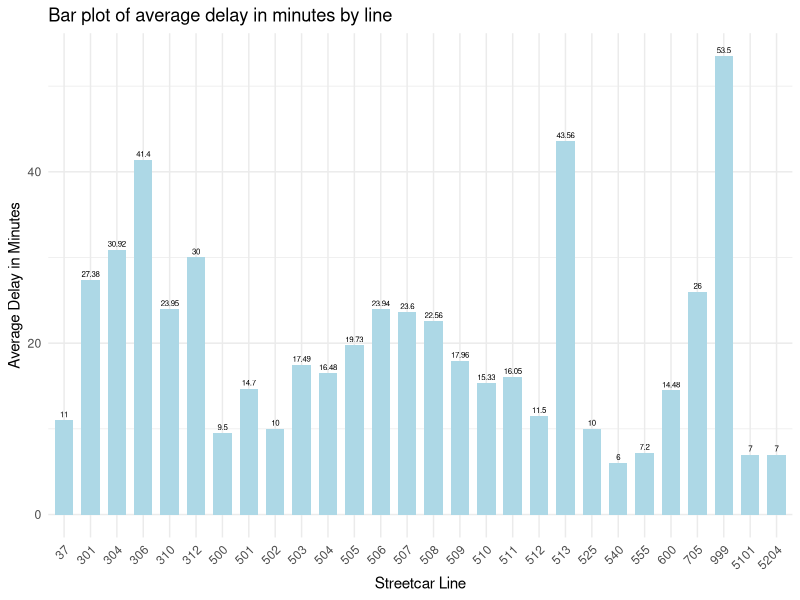
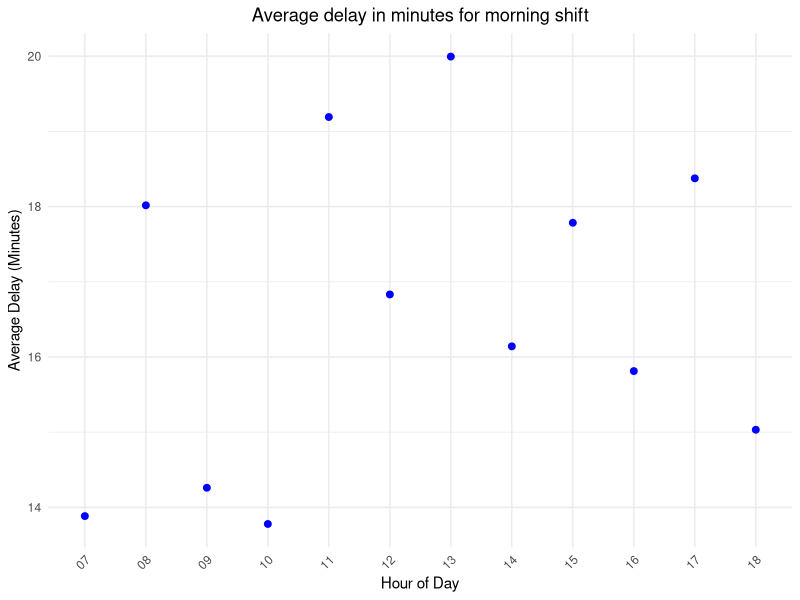
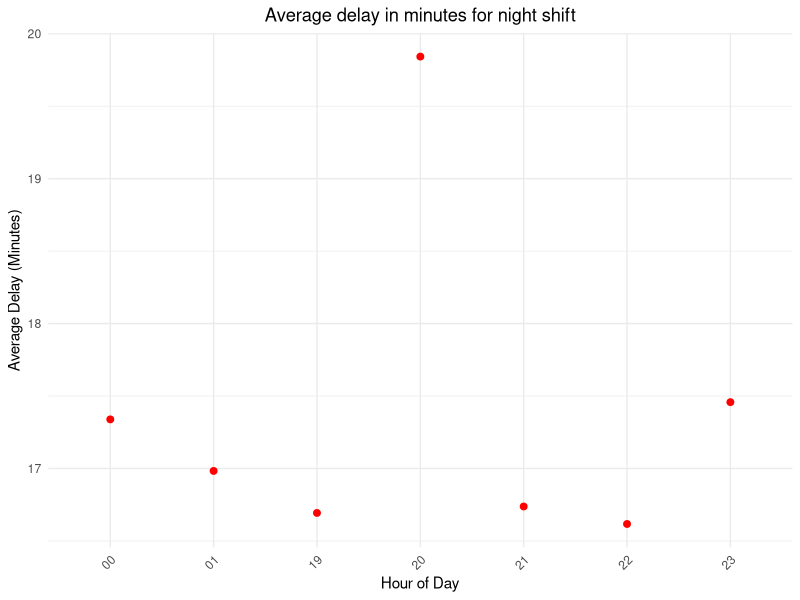
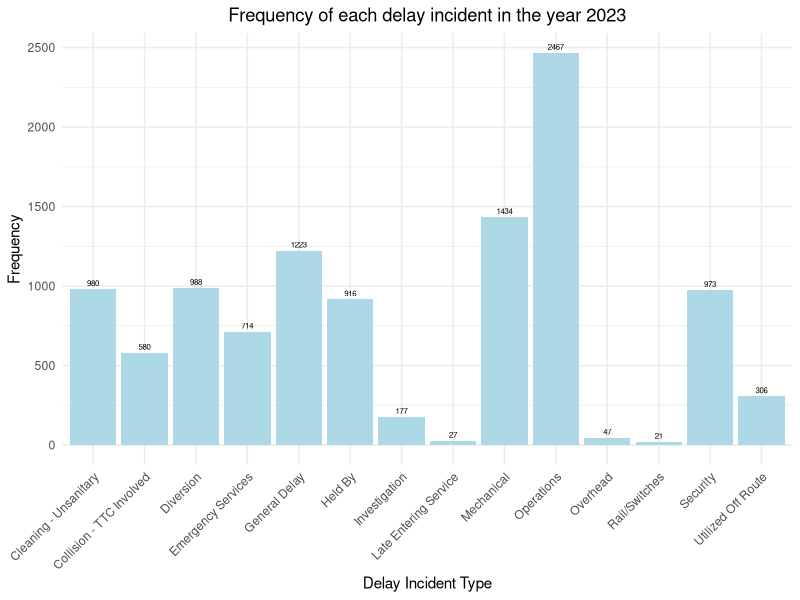
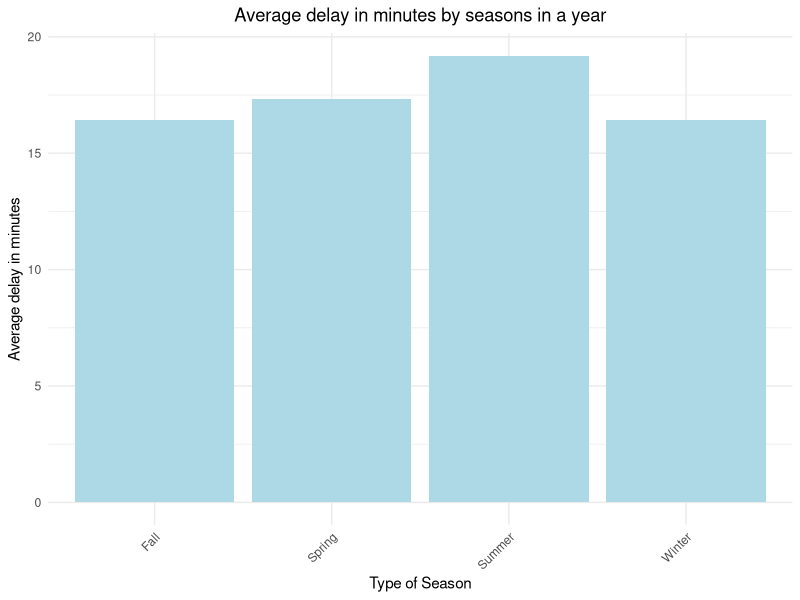

Write the R code that produced these figures, in order.
## ---- chunk 1
#| include: false
#| warning: false
#| message: false

library(tidyverse)
library(ggplot2)

data <- read_csv(here::here("data/analysis_data/cleaned_ttc_streetcar_delay_2023.csv"))
## ---- chunk 2
#| include: true
#| warning: false
#| message: false
#| echo: false
#| label: fig-delay-by-line
#| fig-cap: Average annual delay in minutes for each streetcar line

# Grouping and summarizing the data
grp_data <- data |> 
  group_by(line) |>
  summarise(average_delay = mean(min_delay), .groups = 'drop')

# Create the bar plot
ggplot(grp_data, aes(x = factor(line), y = average_delay)) +
  geom_bar(stat = "identity", width = 0.7, fill = 'lightblue') +
  geom_text(aes(label = round(average_delay, 2)), 
            vjust = -0.5,  # Position the text above the bar
            size = 2) +  # Adjust the size of the text
  ggtitle("Bar plot of average delay in minutes by line") +
  xlab("Streetcar Line") +
  ylab("Average Delay in Minutes") +
  theme_minimal() + 
  theme(axis.text.x = element_text(angle = 45, hjust = 1),
        title = element_text(hjust = 0.5))

## ---- chunk 3
#| label: fig-delay-for-day-shift
#| fig-cap: Average delay in minutes day shift
#| echo: false
#| warning: false
#| message: false

# Filter the data for times between 06:00 and 18:00 i.e day shift
avg_delay_day_shift <- data |> 
  group_by(hour) |>
  summarise(average_delay = mean(min_delay), .groups = 'drop') |>
  filter(hour > "06" & hour < "19")

dayshift <- ggplot(avg_delay_day_shift, aes(x = hour, y = average_delay)) +
    geom_line(color = "red", size = 1) +
    geom_point(color = "blue", size = 2) +
    ggtitle("Average delay in minutes for morning shift") +
    xlab("Hour of Day") +
    ylab("Average Delay (Minutes)") +
    theme_minimal() +
    theme(
      plot.title = element_text(hjust = 0.5),
      axis.text.x = element_text(angle = 45, hjust = 1)  # Rotate x-axis labels for clarity
    )

# Filter the data for times between 19:00 and 00:00 i.e night shift
avg_delay_night_shift <- data |> 
  group_by(hour) |>
  summarise(average_delay = mean(min_delay), .groups = 'drop') |>
  filter(hour >= "19" | hour <= "01")

nightshift <- ggplot(avg_delay_night_shift, aes(x = hour, y = average_delay)) +
    geom_line(color = "blue", size = 1) +
    geom_point(color = "red", size = 2) +
    ggtitle("Average delay in minutes for night shift") +
    xlab("Hour of Day") +
    ylab("Average Delay (Minutes)") +
    theme_minimal() +
    theme(
      plot.title = element_text(hjust = 0.5),
      axis.text.x = element_text(angle = 45, hjust = 1)  # Rotate x-axis labels for clarity
    )

dayshift
nightshift
## ---- chunk 4
#| label: fig-freq-delay-incidents
#| fig-cap: Frequency plot for cause of streetcar delay by incidents
#| echo: false
#| warning: false
#| message: false

freq_incidence <- data |> 
  group_by(incident) |> 
  summarise(frequency = n(), .groups = 'drop')

ggplot(freq_incidence, aes(x = incident, y = frequency)) +
  geom_bar(stat = "identity", fill = "lightblue") +
  geom_text(aes(label = frequency), 
            vjust = -0.5,  # Position the text above the bar
            size = 2) +  # Adjust the size of the text
  ggtitle("Frequency of each delay incident in the year 2023") +
  xlab("Delay Incident Type") +
  ylab("Frequency") +
  theme_minimal() +
  theme(
    plot.title = element_text(hjust = 0.5),  # Center title
    axis.text.x = element_text(angle = 45, hjust = 1)  # Rotate x-axis labels for clarity
  )
## ---- chunk 5
#| label: fig-min-delay-by-season
#| fig-cap: Average delay in minutes by seasons in a yea
#| echo: false
#| warning: false
#| message: false

delay_by_season <- data |>
  group_by(season) |>
  summarise(average_delay = mean(min_delay), .groups = 'drop')

ggplot(delay_by_season, aes(x = season, y = average_delay)) +
  geom_bar(stat = "identity", fill = "lightblue") +
  ggtitle("Average delay in minutes by seasons in a year") +
  xlab("Type of Season") +
  ylab("Average delay in minutes") +
  theme_minimal() +
  theme(
    plot.title = element_text(hjust = 0.5),  # Center title
    axis.text.x = element_text(angle = 45, hjust = 1)  # Rotate x-axis labels for clarity
  )
